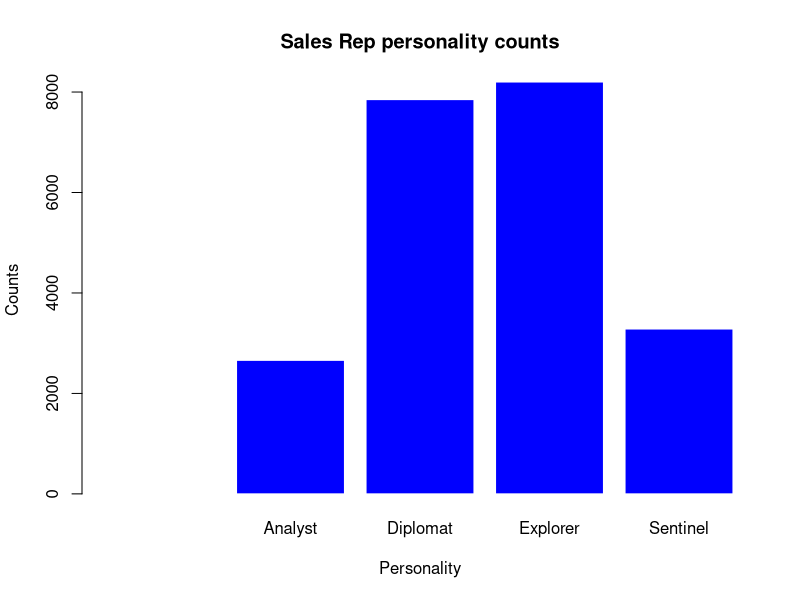
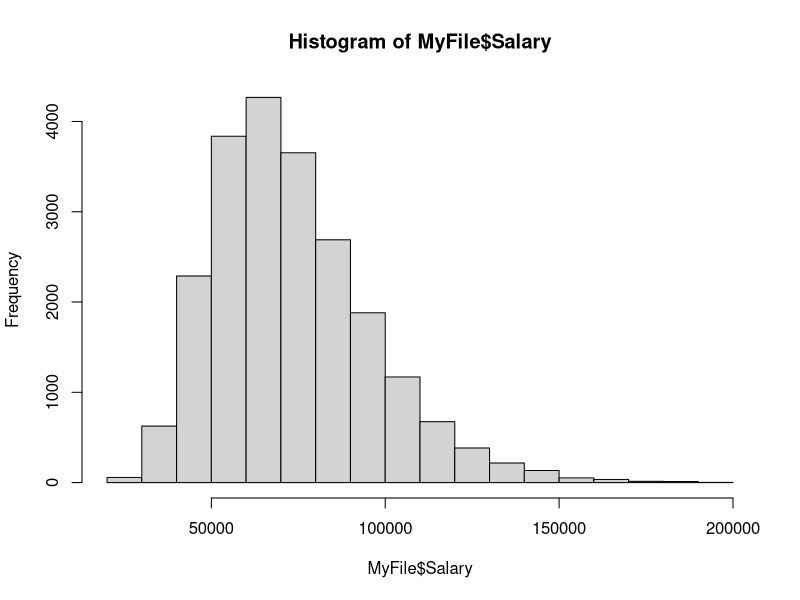
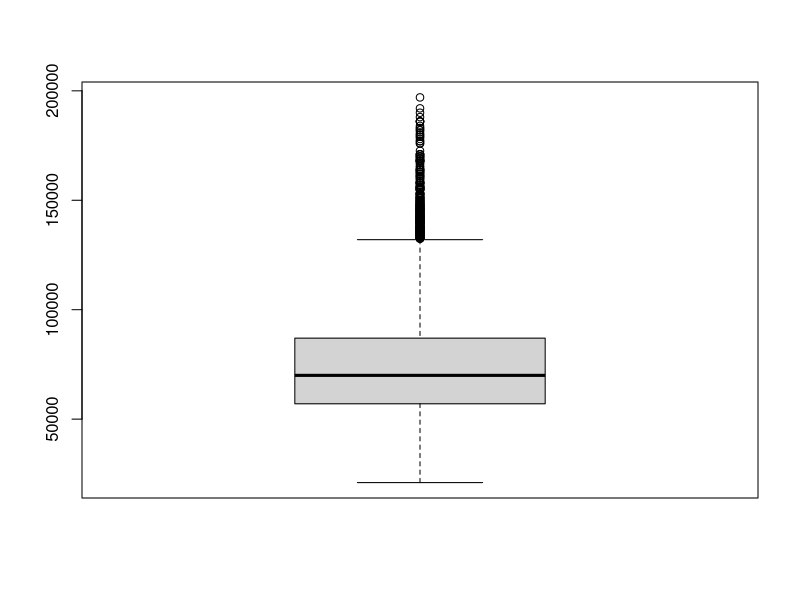
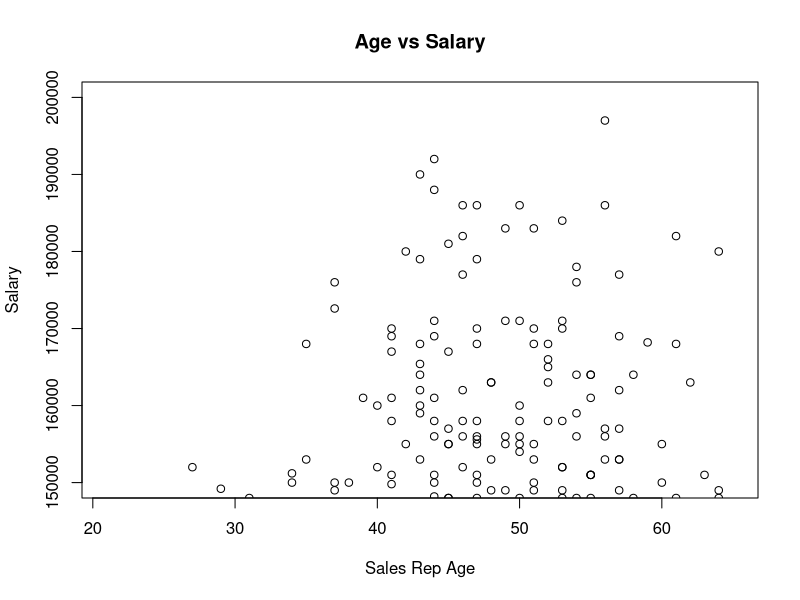

The R script that drew these images, in order:
## ---- chunk 1
knitr::opts_chunk$set(echo = TRUE)
## ---- chunk 2
MyFile<-read.csv("Tech-Sales-Reps.csv")
str(MyFile)
## ---- chunk 3
FTable<-table(MyFile$Personality)
FTable
## ---- chunk 4
barplot ( FTable , main="Sales Rep personality counts",  xlab = "Personality", ylab ="Counts", col = "blue", border = FALSE)
## ---- chunk 5
hist(MyFile$Salary)
boxplot(MyFile$Salary)

## ---- chunk 6
summary(MyFile$Salary)
## ---- chunk 7
input<-MyFile[,c('Age','Salary')]
head(input)
plot(x=input$Age, y=input$Salary, xlab = "Sales Rep Age", ylab = "Salary", 
        ylim = c(150000,200000),
   main = "Age vs Salary" )
## ---- chunk 8
MyFile2<-transform(MyFile, SalaryinK= MyFile$Salary/1000)
head(MyFile2)
